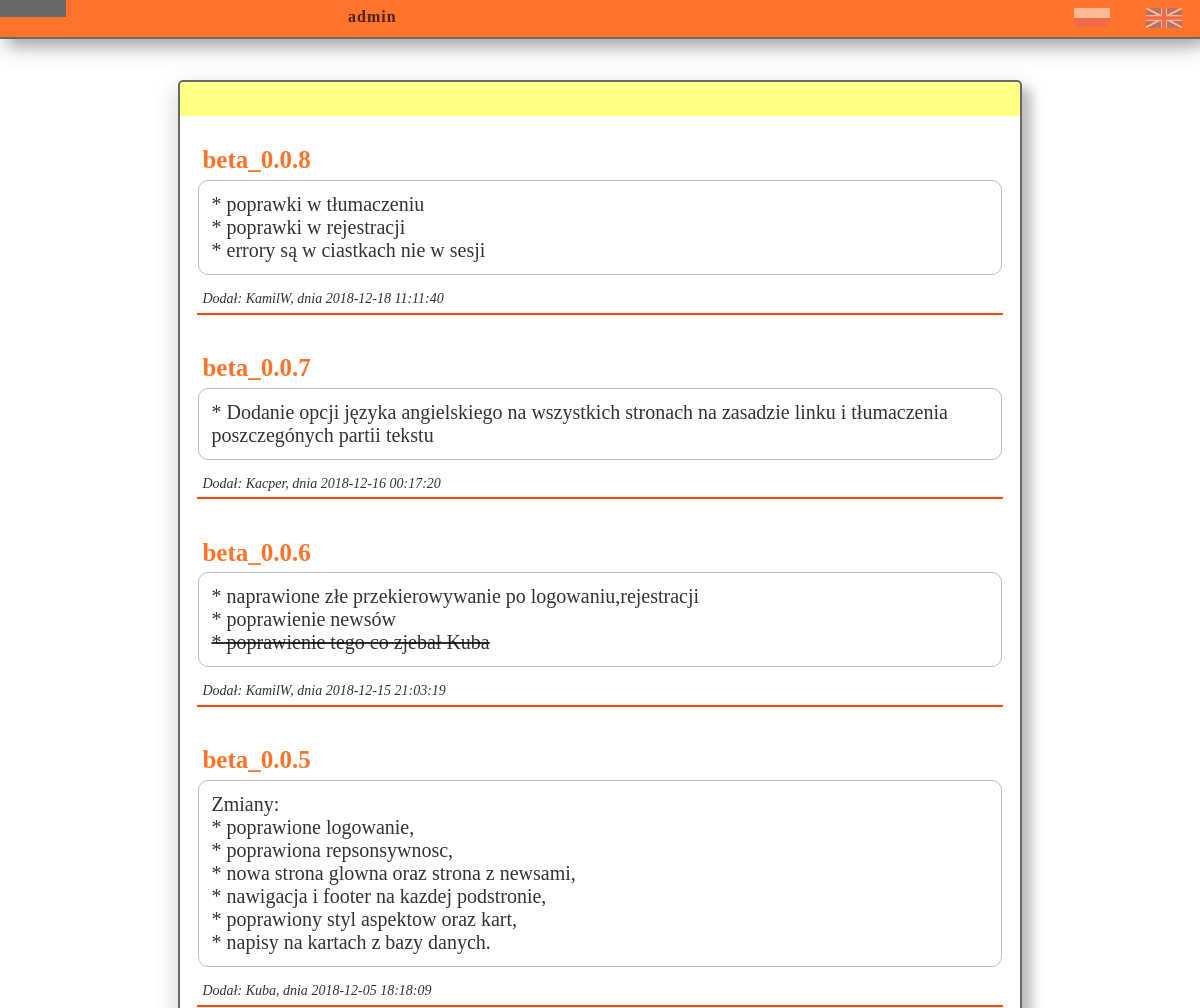
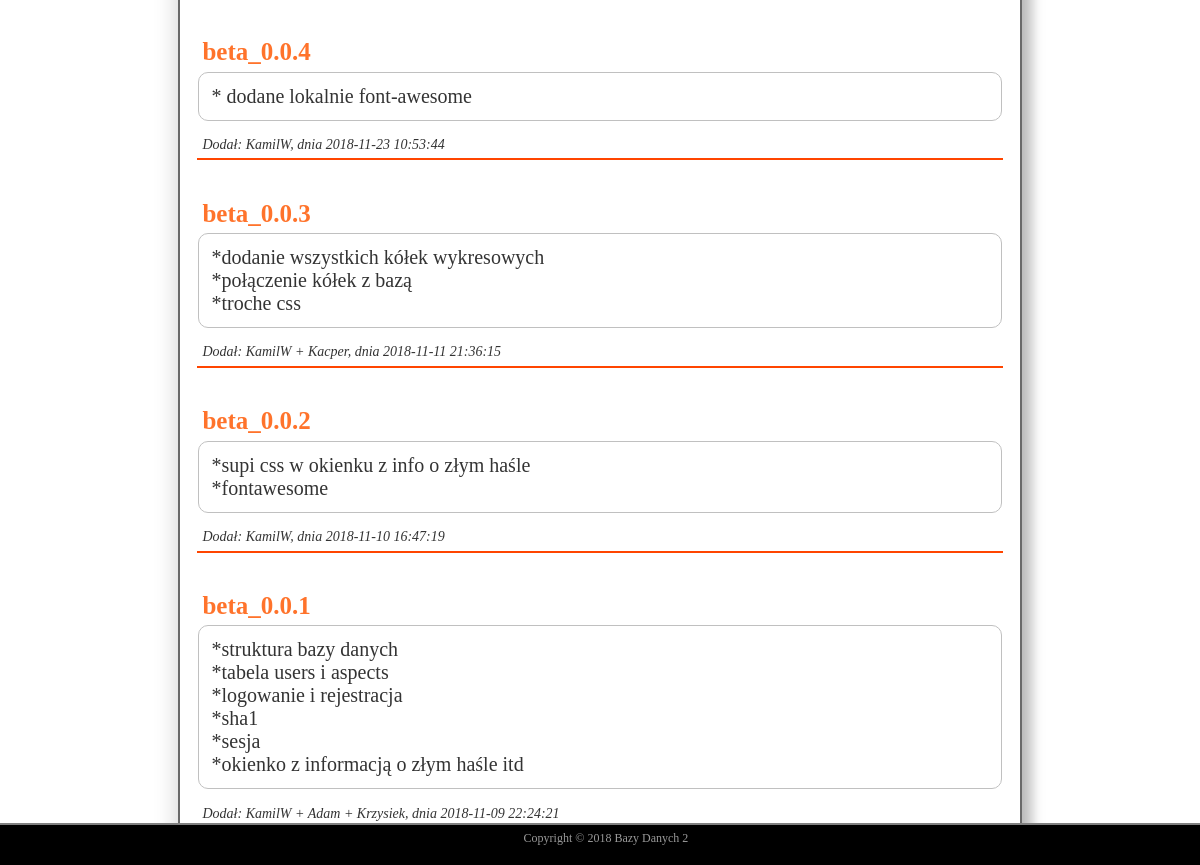
Page /news.php (signed in) on the committed database (2 pictures, top to bottom).
### tables this page shows
CREATE TABLE `news` (
  `n_id` int(11) NOT NULL,
  `title` varchar(200) NOT NULL,
  `text` varchar(1000) NOT NULL,
  `date` datetime NOT NULL,
  `owner` varchar(30) NOT NULL,
  `id` int(11) NOT NULL
);

### news.php (the view, shortened to what this page needs)
<?php
   require 'connection.php';
   ?>
<html lang="pl-PL">
   <head>
   </head>
   <body>
      <div class="container">
         <?php
            require('nav.php');
            ?>
         <div class="info bottom-info">
            <h1><?php echo $lang['news'] ?></h1>
            <?php
               $sql = "SELECT * FROM news ORDER BY n_id DESC";
               $query = mysqli_query($conn,$sql);
               $num = mysqli_num_rows($query);
               if ($num > 0) {
				while ($row = mysqli_fetch_assoc($query)) {
               ?>
            <div class="news" id="<?php echo $row['n_id']; ?>">
               <div class="title">
                  <?php echo $row['title']; ?>
               </div>
               <div class="desc">
                  <?php echo $row['text']; ?>
               </div>
               <div class="author">
                  Dodał:
                  <?php
                     echo $row['owner'];
                     ?>, dnia <?php echo $row['date']; ?>
               </div>
            </div>
            <?php
               }
               }
               ?>
         </div>
		 <?php
           require 'footer.php';
		 ?>
      </div>
   </body>
</html>

### news.php (style rules this page uses)
body { min-height: 85vh; text-align: center; background: url('images/dribble-ui-001-bg.jpg') no-repeat center; background-size: cover; background-attachment: fixed; margin: 0; padding: 0; overflow: visible; }
.container { height: 100%; margin: 0; margin-top: 10vh; min-height: 85vh; padding: 0; }
.info { background: rgba(255,255,255,0.9); width: 70%; margin: 0 auto; margin-bottom: 5vh; padding: 0; box-shadow: 10px 8px 12px 0 rgba(0, 0, 0, 0.2), 0 8px 25px 0 rgba(0, 0, 0, 0.19); font-size: 20px; color: rgba(0,0,0,0.8); min-height: 40vh; border: 2px solid dimgray; border-radius: 5px 5px 5px 5px; overflow: hidden; }
.info h1 { color: rgba(0,0,0,0.9); background: rgba(255,255,102,0.8); border-radius: 5px 5px 0 0; width: 100%; margin: 0 auto; margin-bottom: 3%; padding: 2% 0 2% 0; text-shadow: 2px 2px 8px #FF8C00; }
@media screen and (max-width: 1280px) { .info h1 { font-size: 24px; } }
.news { margin: 0.5% 2% 4% 2%; padding: 0.2%; text-align: left; border-bottom: 2px solid orangered; }
.news .title { font-size: 25px; font-weight: bold; color: rgba(255,100,20,0.9); margin-bottom: 0.2%; padding: 0.5%; }
.news .desc { padding: 1.5%; border: 1px solid silver; border-radius: 10px; }
.news .author { font-style: italic; font-size: 14px; margin-top: 1.5%; padding: 0.5%; }
.bottom-info { margin-bottom: 10vh; }

### rows in the picture
news: title "beta_0.0.8", text "* poprawki w tłumaczeniu * poprawki w rejestracji * errory są w ciastkach nie w sesji", owner "KamilW", date "2018-12-18 11:11:40"
news: title "beta_0.0.7", text "* Dodanie opcji języka angielskiego na wszystkich stronach na zasadzie linku i tłumaczenia poszczegónych partii tekstu", owner "Kacper", date "2018-12-16 00:17:20"
news: title "beta_0.0.6", text "* naprawione złe przekierowywanie po logowaniu,rejestracji * poprawienie newsów * poprawienie tego co zjebał Kuba", owner "KamilW", date "2018-12-15 21:03:19"
news: title "beta_0.0.5", text "Zmiany: * poprawione logowanie, * poprawiona repsonsywnosc, * nowa strona glowna oraz strona z newsami, * nawigacja i footer na kazdej podstronie, * poprawiony styl aspektow oraz kart, * napisy na kartach z bazy danych.", owner "Kuba", date "2018-12-05 18:18:09"
news: title "beta_0.0.4", text "* dodane lokalnie font-awesome", owner "KamilW", date "2018-11-23 10:53:44"
news: title "beta_0.0.3", text "*dodanie wszystkich kółek wykresowych *połączenie kółek z bazą *troche css", owner "KamilW + Kacper", date "2018-11-11 21:36:15"
news: title "beta_0.0.2", text "*supi css w okienku z info o złym haśle *fontawesome", owner "KamilW", date "2018-11-10 16:47:19"
news: title "beta_0.0.1", text "*struktura bazy danych *tabela users i aspects *logowanie i rejestracja *sha1 *sesja *okienko z informacją o złym haśle itd", owner "KamilW + Adam + Krzysiek", date "2018-11-09 22:24:21"

### other values in the picture
$_SESSION['active'] "admin"
